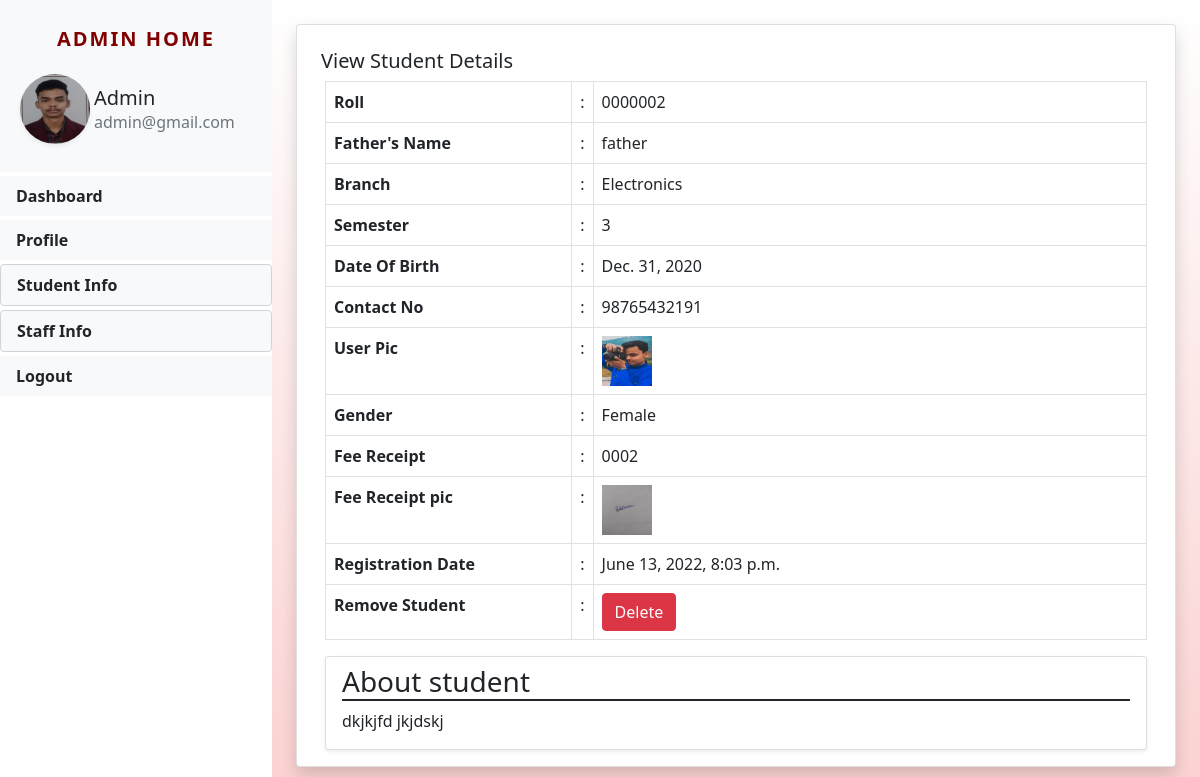
The page /admin_viewstudetails/13 (signed in) on the database its author committed.
### app/models.py (models this page shows, shortened)
class Admin (models.Model):
	user = models.ForeignKey(User,on_delete=models.CASCADE)
	student = models.ForeignKey(Students,null=True,on_delete=models.CASCADE)
	staff = models.ForeignKey(Staff,null=True,on_delete=models.CASCADE)
	branch = models.CharField(max_length=15,null=True)
	admpic = models.FileField(null=True)

class Students (models.Model):
	user = models.ForeignKey(User,on_delete=models.CASCADE)
	fathername = models.CharField(max_length=30,null=True)
	branch = models.CharField(max_length=15,null=True)
	semester = models.CharField(max_length=1,null=True)
	contact = models.CharField(max_length=15,null=True)
	birthdate = models.DateField(null=True)
	gender = models.CharField(max_length=15,null=True)
	feereceipt = models.CharField(max_length=15,null=True)
	receiptpic = models.FileField(null=True)
	userpic = models.FileField(null=True)
	about = models.CharField(max_length=300,null=True)
	regdate = models.DateTimeField(auto_now_add=True)

### app/views.py (the view)
# urls.py: path('admin_viewstudetails/<int:pid>', admin_viewstudetails,name='admin_viewstudetails'),
def admin_viewstudetails (request,pid):
	if not request.user.is_authenticated:
		return redirect('admin_login')
	student = Students.objects.get(id=pid)
	return render(request,'admin_viewstudetails.html',locals())

### templates/admin_viewstudetails.html
{% extends 'admin_sidebar.html' %}
{% load static %}
    {% block main %}
    <div class="card shadow">
        <div class="card-body">
            <h5 class="p-2 mb-0"> View Student Details</h5>
            <div class="container-fluid">
                <table class="table table-bordered">
                  <tr>
                    <th width="30%">Roll</th>
                    <td width="2%">:</td>
                    <td>{{student.user.username}}</td>
                  </tr>
                  <tr>
                    <th width="30%">Father's Name</th>
                    <td width="2%">:</td>
                    <td>{{student.fathername}}</td>
                  </tr>
                  <tr>
                    <th width="30%">Branch</th>
                    <td width="2%">:</td>
                    <td>{{student.branch}}</td>
                  </tr>
                  <tr>
                    <th width="30%">Semester</th>
                    <td width="2%">:</td>
                    <td>{{student.semester}}</td>
                  </tr>
                  <tr>
                    <th width="30%">Date Of Birth</th>
                    <td width="2%">:</td>
                    <td>{{student.birthdate}}</td>
                  </tr>
                  <tr>
                    <th width="30%">Contact No</th>
                    <td width="2%">:</td>
                    <td>{{student.contact}}</td>
                  </tr>
                  <tr>
                    <th width="30%">User Pic</th>
                    <td width="2%">:</td>
                    <td><img class="profile_img" src="{{student.user.students_set.all.0.userpic.url}}" width="50" height="50" alt="student dp"></td>
                  </tr>
                  <tr>
                    <th width="30%">Gender</th>
                    <td width="2%">:</td>
                    <td>{{student.gender}}</td>
                  </tr>
                  <tr>
                    <th width="30%">Fee Receipt</th>
                    <td width="2%">:</td>
                    <td>{{student.feereceipt}}</td>
                  </tr>
                  <tr>
                    <th width="30%">Fee Receipt pic</th>
                    <td width="2%">:</td>
                    <td><img class="profile_img" src="{{student.user.students_set.all.0.receiptpic.url}}" width="50" height="50" alt="student dp"></td>
                  </tr>
                  <tr>
                    <th width="30%">Registration Date</th>
                    <td width="2%">:</td>
                    <td>{{student.regdate}}</td>
                  </tr>
                  <tr>
                    <th width="30%">Remove Student</th>
                    <td width="2%">:</td>
                    <td><button class="btn btn-danger" onclick="return confirm('Are you sure you want to delete this Student?');"><a href="{% url 'staff_deletestu' student.user.id %}" style="color: white;">Delete</a></button></td>
                  </tr>
                </table>
            <div class="card shadow-sm">
              <div class="card-header bg-transparent border-0">
                <h3 class="mb-0" style="border-bottom: 2px solid">About {{student.user.first_name}}</h3>
              </div>
              <div class="card-body pt-0">
                  {{student.about}}
              </div>
            </div>
            </div>
        </div>
    </div>
    {% endblock %}

### templates/admin_sidebar.html (shortened to what this page needs)
{% extends 'base.html' %}
{% load static %}
	{% block head %}
	<link rel="stylesheet" type="text/css" href="{% static 'css/sidebar.css' %}"/>
    {% endblock %}
    {% block body %}
	<div class="bg-white vertical-nav" id="sidebar">
		<div class="py-4 px-3 bg-light mb-1">
			<p class="text-center font-weight-bold text-uppercase sidebar-title"> Admin Home</p>
			<div class="media d-flex align-item-center">
				<img src="{{request.user.admin_set.all.0.admpic.url}}" width="70" height="70" class="mr-5 m-1 rounded-circle shadow-sm">
				<div class="media-body p-0">
					<h4 class="mt-3 mb-0 text-capitalize" style="font-size: 20px"> {{request.user.first_name}}</h4>
					<p class="text-muted mb-0">{{request.user.username}}</p>
				</div>
			</div>
		</div>
		<ul class="nav flex-column bg-white">
			<li class="nav-item mb-1">
				<a href="/adminhome" class="nav-link text-dark bg-light">Dashboard</a>
			</li>
			<li class="nav-item mb-1">
				<a href="/admprofile" class="nav-link text-dark bg-light">Profile</a>
			</li>
			<li class="nav-item mb-1">
				<div class="dropdown">
				  <div class="nav-link text-dark form-control bg-light" id="dropdownMenuButton1" data-bs-toggle="dropdown" aria-expanded="false">
				    Student Info
				  </div>
				</div>
			</li>
			<li class="nav-item mb-1">
				<div class="dropdown">
				  <div class="nav-link text-dark form-control bg-light" id="dropdownMenuButton1" data-bs-toggle="dropdown" aria-expanded="false">
				    Staff Info
				  </div>
				</div>
			</li>
			<li class="nav-item mb-1">
				<a href="/Logout" class="nav-link text-dark bg-light">Logout</a>
			</li>
		</ul>
	</div>
	<div class="page-content p-4" id="content">
	    {% block main %}
   		{% endblock %}
{% endblock %}

### templates/base.html (shortened to what this page needs)
{% load static %}
<!doctype html>
<html lang="en">
  <head>
    <link href="https://cdn.jsdelivr.net/npm/bootstrap@5.0.2/dist/css/bootstrap.min.css" rel="stylesheet">
    <link rel="stylesheet" href="https://cdnjs.cloudflare.com/ajax/libs/font-awesome/4.7.0/css/font-awesome.min.css">
    <link rel="stylesheet" href="https://cdnjs.cloudflare.com/ajax/libs/twitter-bootstrap/5.1.3/css/bootstrap.min.css">
    <link rel="stylesheet" href="https://cdn.datatables.net/1.11.5/css/dataTables.bootstrap5.min.css">
    {% block head %}
    {% endblock %}
  </head>
  <body style="height: 100vh; width: 100%; margin: 0; padding: 0; ">
    {% block body %}
    {% endblock %}
  </body>
</html>

### static/css/sidebar.css (style rules this page uses)
.sidebar-title { font-weight: bold; font-size: 20px; letter-spacing: 0.1em; color: #800000; }
body { background-image: linear-gradient(0deg, #fad1d0, white); min-height: 100vh; }
a { color: inherit; text-decoration: inherit; }
.vertical-nav { min-width: 15rem; width: 17rem; height: 100vh; position: fixed; top: 0; left: 0; }
.page-content { width: calc(100%-15rem); margin-left: 17rem; }
.nav-link { font-weight: bold; }

### rows shown on the page
Students: user.username "0000002", fathername "father", branch "Electronics", semester "3", birthdate "Dec. 31, 2020", contact "98765432191", user.students_set.all.0.userpic (picture), gender "Female", feereceipt "0002", user.students_set.all.0.receiptpic (picture), regdate "June 13, 2022, 8:03 p.m.", user.first_name "student", about "dkjkjfd jkjdskj"

### other values the page prints
{{ request.user.first_name }} "Admin"
{{ request.user.username }} "admin@gmail.com"
